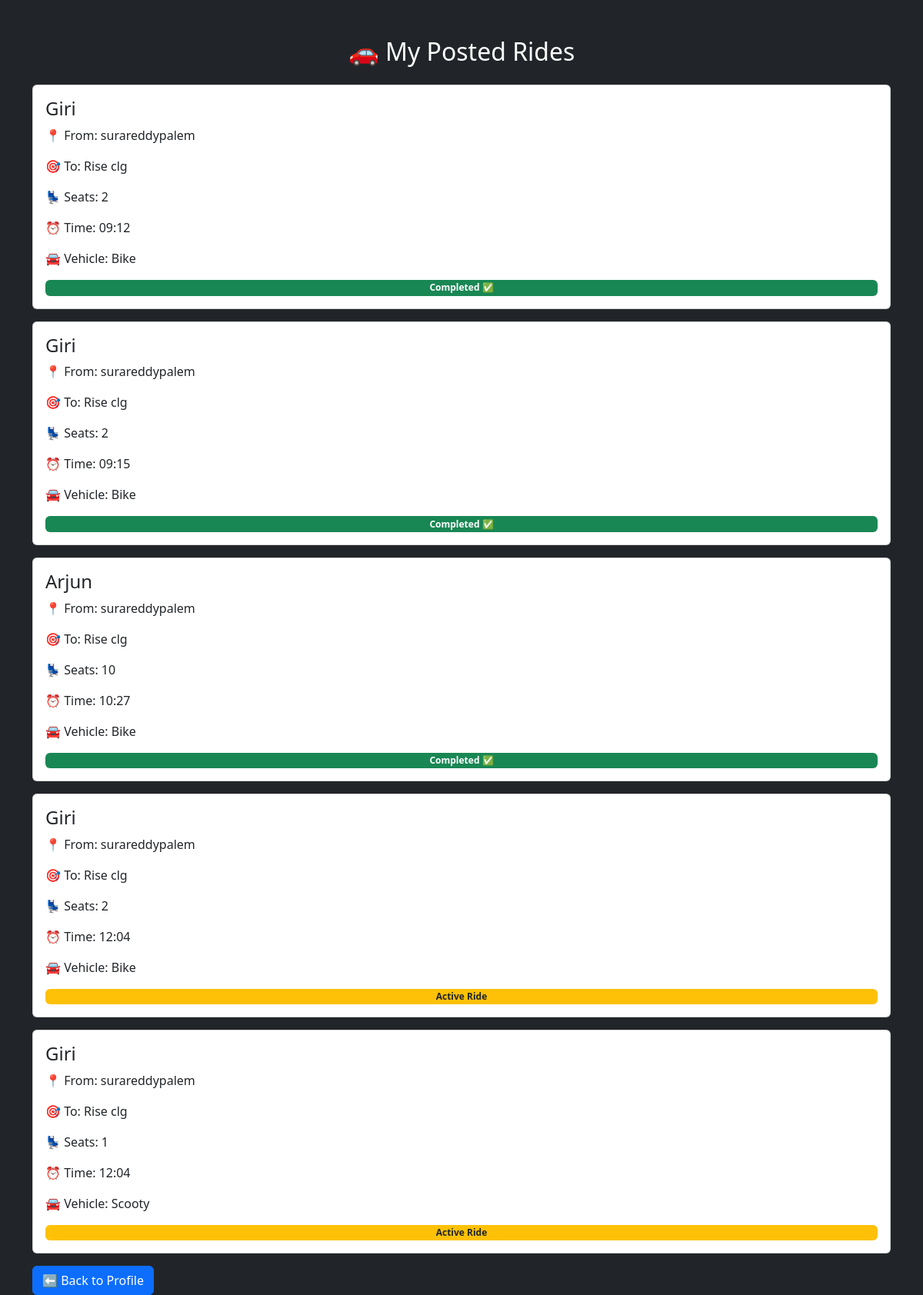
/myrides (signed in), run on an earlier commit of the app's database.
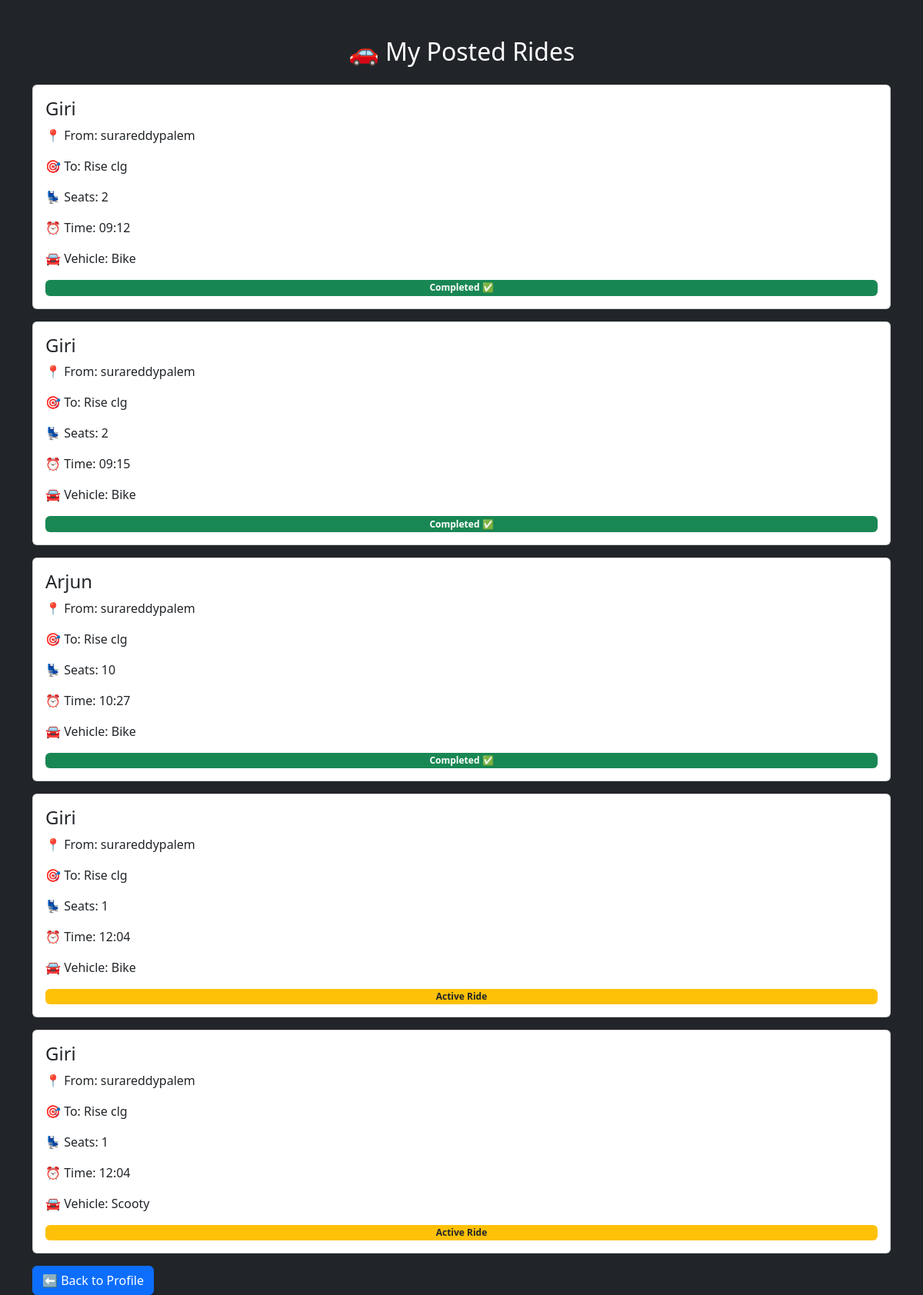
And on a later commit of the database.
### tables this page shows
CREATE TABLE rides (
    id INTEGER PRIMARY KEY AUTOINCREMENT,
    username TEXT,
    name TEXT,
    from_location TEXT,
    destination TEXT,
    seats INTEGER,
    time TEXT,
    vehicle TEXT,
    phone TEXT,
    rating INTEGER DEFAULT 0,
    completed INTEGER DEFAULT 0
);

### app.py (the view)
@app.route("/myrides")
def myrides():
    if "user" not in session:
        return redirect("/login")
    username = session["user"]
    conn = connect_db()
    cursor = conn.cursor()
    cursor.execute(
        "SELECT * FROM rides WHERE username=?",
        (username,)
    )
    rides = cursor.fetchall()
    conn.close()
    return render_template("myrides.html", rides=rides)

### app.py (called while the page is built)
def connect_db():
    return sqlite3.connect("rides.db")

### templates/myrides.html (shortened to what this page needs)
<!DOCTYPE html>
<html>
<head>
    <link href="https://cdn.jsdelivr.net/npm/bootstrap@5.3.3/dist/css/bootstrap.min.css" rel="stylesheet">
</head>
<body class="bg-dark">
<div class="container mt-5">
    <h2 class="text-center text-white mb-4">
        🚗 My Posted Rides
    </h2>
    {% if rides %}
        {% for ride in rides %}
        <div class="card p-3 mb-3">
            <h4>{{ ride[2] }}</h4>
            <p>📍 From: {{ ride[3] }}</p>
            <p>🎯 To: {{ ride[4] }}</p>
            <p>💺 Seats: {{ ride[5] }}</p>
            <p>⏰ Time: {{ ride[6] }}</p>
            <p>🚘 Vehicle: {{ ride[7] }}</p>
            {% if ride[10] == 1 %}
                <span class="badge bg-success">
                    Completed ✅
                </span>
            {% else %}
                <span class="badge bg-warning text-dark">
                    Active Ride
                </span>
            {% endif %}
        </div>
        {% endfor %}
    {% else %}
        <div class="alert alert-info">
            No rides posted yet.
        </div>
    {% endif %}
    <a href="/profile" class="btn btn-primary">
        ⬅ Back to Profile
    </a>
</div>
</body>
</html>

What changed in the data, as far as the page shows it:
changed rides (number 4 of 5 on the later page): seats "2" → "1"
